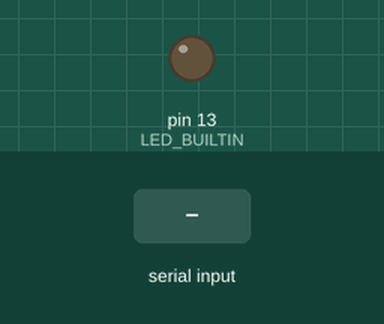
This sketch was run on a simulated Arduino Uno, built with avr-gcc and run on an emulated ATmega328P. Shown: output pins drawn as LEDs (lit = HIGH). Dashed ring = blinking. The inputs (shaded band) are chosen by the test bench. What the sketch prints to the serial monitor is not drawn.

Above: at 0.1 s.
At 1.2 s:
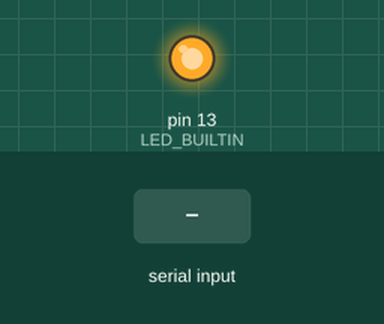
1.3 s: byte 240 (CMD_RESET) received over Serial
At 3.3 s:
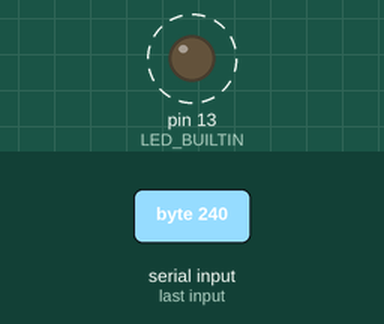
4.2 s: byte 241 (CMD_GET_VERSION) received over Serial
Timing chart, 0 to 11.7 s (numbered marks = the images above; inputs shaded):
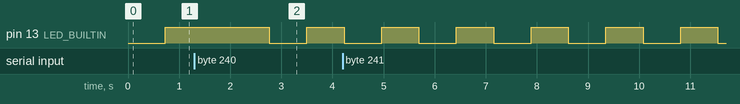

Measured:
- by itself, pin 13 (LED_BUILTIN): alternates HIGH for 0.73 s and LOW for 0.73 s

The sketch:

arduino_update.ino
```cpp
/**
 * @brief   arduino application update demo
 * @author  shadowthreed@gmail.com
 * @date    20231101
 */
#include <Wire.h>

#define SW_VERSION_INFO "V1.0.0"

#define APP_BUAD_RATE (115200) // application buad rate
#define BT_BUAD_RATE (57600)   // bootloader  buad rate

#define LED_BLINKY_FREQ (50000)

#define CMD_RESET (0xF0)
#define CMD_GET_VERSION (0xF1)
#define CMD_UPDATE (0xF2)

void (*resetFunc)(void) = 0;                            // application start address: 0x0
void JumpToBootloader() { asm volatile("jmp 0x7800"); } // bootloader  start address: 0x7800

void setup()
{
  pinMode(LED_BUILTIN, OUTPUT);

  Serial.begin(APP_BUAD_RATE);
  Serial.println("\r\nArduino Update Demo Start...");
}

void loop()
{
  static uint32_t led_cnt = 0;
  static int inByte;

  inByte = Serial.read();
  if (inByte == CMD_RESET)              // reset mcu
  {
    Serial.println("MCU reset...");
    resetFunc();
  }
  else if (inByte == CMD_GET_VERSION)   // get version
  {
    Serial.print("get version: ");
    Serial.println(SW_VERSION_INFO);
  }
  else if (inByte == CMD_UPDATE)        // update
  {
    Serial.end();
    Serial.begin(BT_BUAD_RATE); // must!
    JumpToBootloader();
  }

  if (led_cnt++ > LED_BLINKY_FREQ)
  {
    static uint8_t led_sta = HIGH;

    led_cnt = 0;
    digitalWrite(LED_BUILTIN, led_sta);
    led_sta = !led_sta;
  }
}
```
